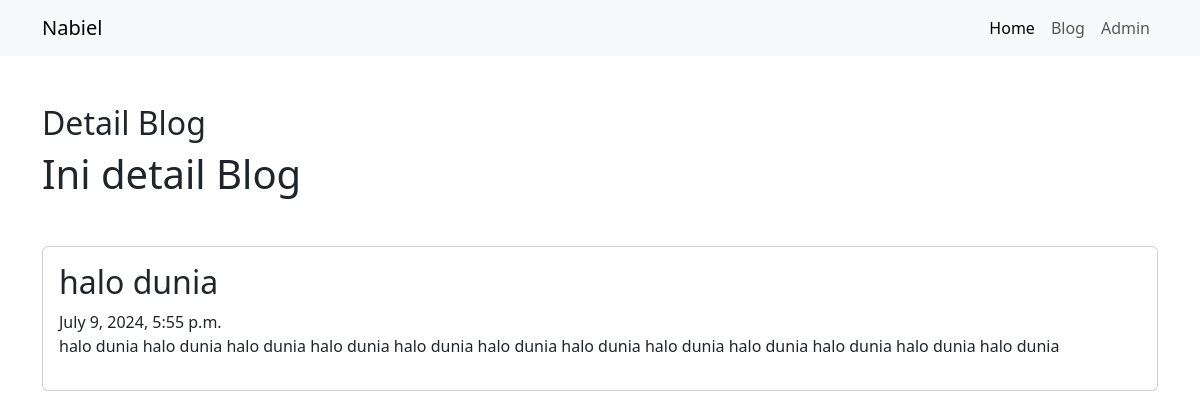
Page /blog/detail/halo-dunia/ on the committed database.
### blog/models.py (models this page shows, shortened)
class Artikel(models.Model):
    judul = models.CharField(max_length=255)
    isi = models.TextField()
    kategori = models.ForeignKey(Kategori,on_delete=models.CASCADE)
    slug_art = models.SlugField(editable=False,blank=True)
    pubdate = models.DateTimeField(auto_now_add=True)
    update = models.DateTimeField(auto_now=True)

### blog/views.py (the view)
# urls.py: path('detail/<slug:slugInput>/',views.detail_artikel,name='detail'),
def detail_artikel(request,slugInput):
    detail_articles = Artikel.objects.get(slug_art=slugInput)
    context = {
        'Judul' : 'Detail Blog',
        'Heading' : 'Ini detail Blog',
        'DetailArtikel' : detail_articles,
    }
    return render(request,'blog/detail.html',context)

### blog/templates/blog/detail.html (shortened to what this page needs)
{% extends "base.html" %}
{% block title %}
<h2 class="mt-5">{{Judul}}</h2>
{% endblock title %}
{% block content %}
<h1>{{Heading}}</h1>
        <div class="card mt-5">
            <div class="card-body">
                <h2 class="card-title">{{DetailArtikel.judul}}</h2>
                <span class="text-secondar">{{DetailArtikel.pubdate}}</span>
                <p class="text-dark fst-normal">{{DetailArtikel.isi}}</p>
            </div>
        </div>
{% endblock content %}

### rows in the picture
Artikel: judul "halo dunia", pubdate "July 9, 2024, 5:55 p.m.", isi "halo dunia halo dunia halo dunia halo dunia halo dunia halo dunia halo dunia halo dunia halo dunia halo dunia halo dunia halo dunia"

### other values in the picture
{{ Judul }} "Detail Blog"
{{ Heading }} "Ini detail Blog"
